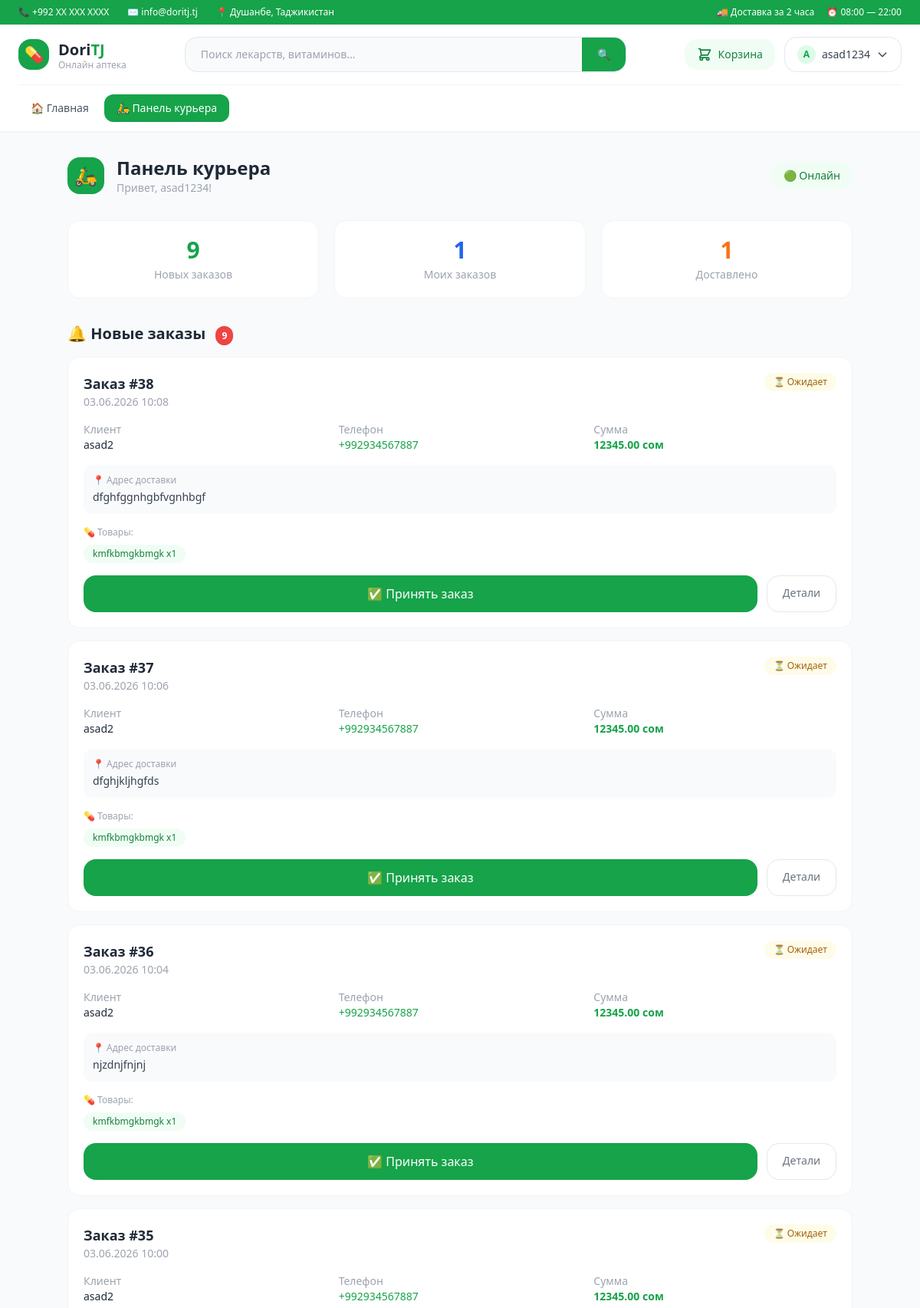
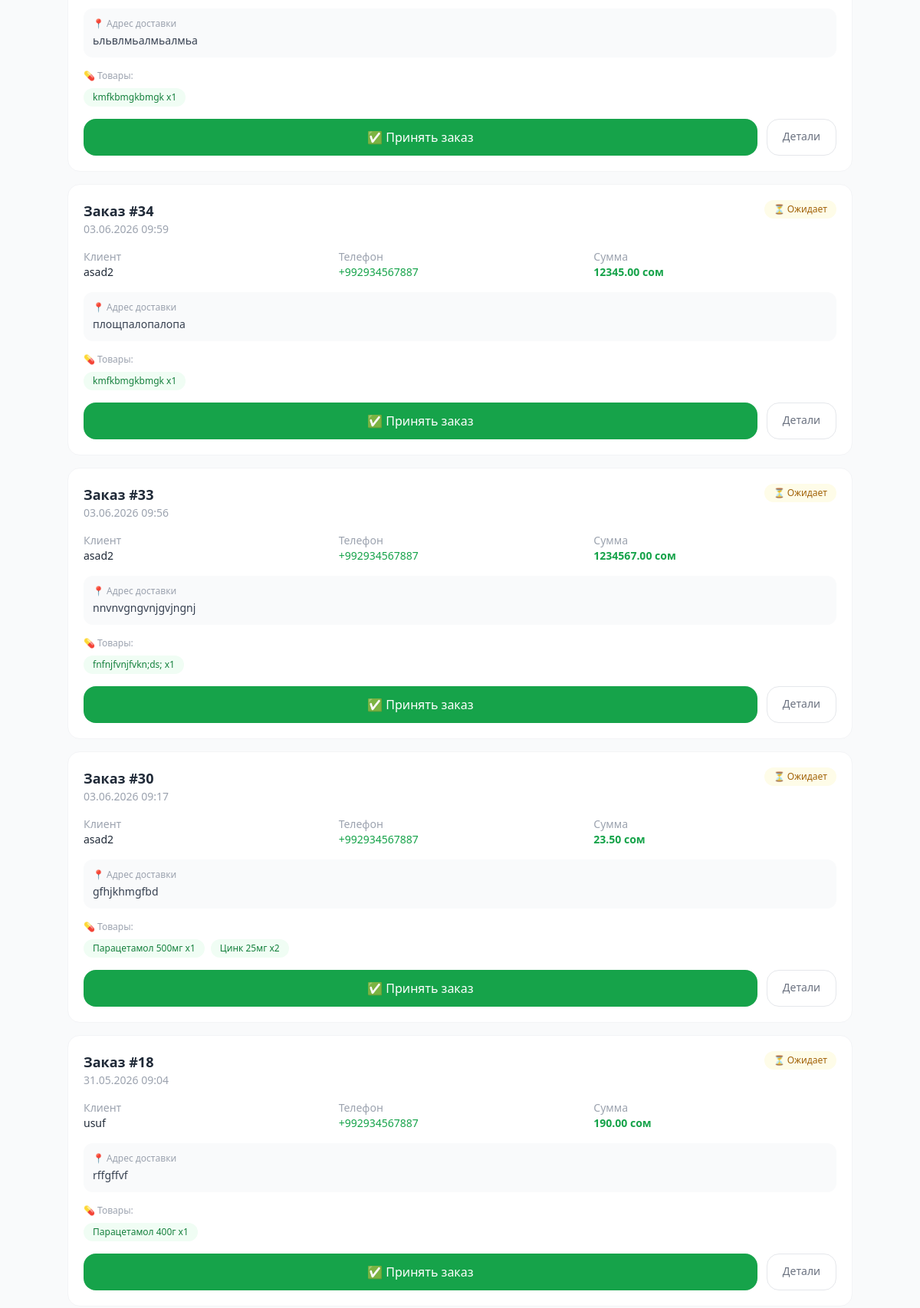
/orders/courier-dashboard/ (signed in, upper part), run on the app's committed database (2 pictures, top to bottom).
### accounts/models.py (models this page shows, shortened)
class User(AbstractUser):
    phone = models.CharField(max_length=20, blank=True)
    address = models.TextField(blank=True)
    birth_date = models.DateField(null=True, blank=True)
    avatar = models.ImageField(upload_to='avatars/', blank=True)
    age = models.PositiveIntegerField(null=True, blank=True)
    is_courier = models.BooleanField(default=False)
    is_manager = models.BooleanField(default=False)

### orders/models.py (models this page shows, shortened)
class Order(models.Model):
    STATUS_CHOICES = [
        ('pending', 'Ожидает'),
        ('confirmed', 'Подтверждён'),
        ('delivering', 'Доставляется'),
        ('done', 'Выполнен'),
        ('cancelled', 'Отменён'),
    ]
    PAYMENT_CHOICES = [
        ('cash', 'Наличными'),
        ('card', 'Картой'),
    ]
    user = models.ForeignKey(settings.AUTH_USER_MODEL, on_delete=models.CASCADE)
    address = models.TextField()
    status = models.CharField(max_length=20, choices=STATUS_CHOICES, default='pending')
    total = models.DecimalField(max_digits=10, decimal_places=2)
    prescription = models.ImageField(upload_to='prescriptions/', blank=True, null=True)
    created_at = models.DateTimeField(auto_now_add=True)
    courier_token = models.CharField(max_length=64, blank=True)
    payment_method = models.CharField(
        max_length=10,
        choices=PAYMENT_CHOICES,
        default='cash'
    )

class OrderItem(models.Model):
    order = models.ForeignKey(Order, on_delete=models.CASCADE)
    product = models.ForeignKey(Product, on_delete=models.CASCADE)
    quantity = models.PositiveIntegerField()
    price = models.DecimalField(max_digits=10, decimal_places=2)

### products/models.py (models this page shows, shortened)
class Product(models.Model):
    category = models.ForeignKey(Category, on_delete=models.CASCADE)
    manufacturer = models.ForeignKey(Manufacturer, on_delete=models.SET_NULL, null=True)
    name = models.CharField(max_length=200)
    description = models.TextField(blank=True)
    price = models.DecimalField(max_digits=10, decimal_places=2)
    stock = models.PositiveIntegerField(default=0)
    image = models.ImageField(upload_to='products/', blank=True, null=True)
    is_prescription = models.BooleanField(default=False)
    active_substance = models.CharField(max_length=200, blank=True)
    created_at = models.DateTimeField(auto_now_add=True)
    is_deleted = models.BooleanField(default=False)

### orders/views.py (the view)
# urls.py: path('courier-dashboard/', views.courier_dashboard, name='courier_dashboard'),
@login_required
def courier_dashboard(request):
    if not request.user.is_courier:
        return redirect('home')
    pending_orders = Order.objects.filter(
        status='pending'
    ).order_by('-created_at')
    my_orders = Order.objects.filter(
        assigned_courier__user=request.user
    ).order_by('-created_at')
    return render(request, 'courier_dashboard.html', {
        'pending_orders': pending_orders,
        'my_orders': my_orders,
    })

### accounts/backend.py (called while the page is built)
    def get_user(self, user_id):
        try:
            return User.objects.get(pk=user_id)
        except User.DoesNotExist:
            return None

### templates/courier_dashboard.html (shortened to what this page needs)
{% extends 'base.html' %}
{% block content %}
<div class="max-w-5xl mx-auto">
    <div class="flex items-center justify-between mb-8">
        <div class="flex items-center gap-4">
            <div class="w-12 h-12 bg-green-600 rounded-2xl flex items-center justify-center text-2xl">
                🛵
            </div>
            <div>
                <h1 class="text-2xl font-bold text-gray-800">Панель курьера</h1>
                <p class="text-gray-400 text-sm">Привет, {{ request.user.username }}!</p>
            </div>
        </div>
        <span class="bg-green-50 text-green-700 px-4 py-2 rounded-full text-sm font-medium">
            🟢 Онлайн
        </span>
    </div>
    <div class="grid grid-cols-3 gap-5 mb-8">
        <div class="bg-white rounded-2xl border border-gray-100 p-5 text-center">
            <p class="text-3xl font-bold text-green-600">{{ pending_orders|length }}</p>
            <p class="text-gray-400 text-sm mt-1">Новых заказов</p>
        </div>
        <div class="bg-white rounded-2xl border border-gray-100 p-5 text-center">
            <p class="text-3xl font-bold text-blue-600">{{ my_orders|length }}</p>
            <p class="text-gray-400 text-sm mt-1">Моих заказов</p>
        </div>
        <div class="bg-white rounded-2xl border border-gray-100 p-5 text-center">
            <p class="text-3xl font-bold text-orange-500">
                {{ my_orders|length }}
            </p>
            <p class="text-gray-400 text-sm mt-1">Доставлено</p>
        </div>
    </div>
    <div class="mb-8">
        <h2 class="text-xl font-bold text-gray-800 mb-4">
            🔔 Новые заказы
            {% if pending_orders %}
            <span class="bg-red-500 text-white text-xs px-2 py-1 rounded-full ml-2">
                {{ pending_orders|length }}
            </span>
            {% endif %}
        </h2>
        {% if pending_orders %}
        <div class="space-y-4">
            {% for order in pending_orders %}
            <div class="bg-white rounded-2xl border border-gray-100 p-5 hover:shadow-md transition">
                <div class="flex items-start justify-between mb-4">
                    <div>
                        <h3 class="font-bold text-gray-800 text-lg">Заказ #{{ order.pk }}</h3>
                        <p class="text-gray-400 text-sm">{{ order.created_at|date:"d.m.Y H:i" }}</p>
                    </div>
                    <span class="bg-yellow-50 text-yellow-700 px-3 py-1 rounded-full text-xs font-medium">
                        ⏳ Ожидает
                    </span>
                </div>
                <div class="grid grid-cols-3 gap-4 mb-4 text-sm">
                    <div>
                        <p class="text-gray-400">Клиент</p>
                        <p class="font-medium">{{ order.user.username }}</p>
                    </div>
                    <div>
                        <p class="text-gray-400">Телефон</p>
                        <p class="font-medium text-green-600">{{ order.user.phone }}</p>
                    </div>
                    <div>
                        <p class="text-gray-400">Сумма</p>
                        <p class="font-bold text-green-600">{{ order.total }} сом</p>
                    </div>
                </div>
                <div class="bg-gray-50 rounded-xl p-3 mb-4">
                    <p class="text-gray-400 text-xs mb-1">📍 Адрес доставки</p>
                    <p class="font-medium text-gray-700 text-sm">{{ order.address }}</p>
                </div>
                <div class="mb-4">
                    <p class="text-gray-400 text-xs mb-2">💊 Товары:</p>
                    <div class="flex flex-wrap gap-2">
                        {% for item in order.orderitem_set.all %}
                        <span class="bg-green-50 text-green-700 text-xs px-3 py-1 rounded-full">
                            {{ item.product.name }} x{{ item.quantity }}
                        </span>
                        {% endfor %}
                    </div>
                </div>
                <div class="flex gap-3">
                    <a href="{% url 'courier_take_order' order.pk %}"
                       class="flex-1 text-center bg-green-600 text-white py-3 rounded-2xl hover:bg-green-700 transition font-medium">
                        ✅ Принять заказ
                    </a>
                    <a href="{% url 'order_detail' order.pk %}"
                       class="px-5 py-3 border border-gray-200 rounded-2xl text-gray-500 hover:border-green-400 hover:text-green-600 transition text-sm">
                        Детали
                    </a>
                </div>
            </div>
            {% endfor %}
        </div>
        {% else %}
        <div class="bg-white rounded-2xl border border-gray-100 p-12 text-center">
            <div class="text-5xl mb-3">📭</div>
            <p class="text-gray-400">Новых заказов пока нет</p>
        </div>
        {% endif %}
    </div>
</div>
{% endblock %}

### templates/base.html (shortened to what this page needs)
<!DOCTYPE html>
<html lang="ru">
<head>
    <script src="https://cdn.tailwindcss.com"></script>
</head>
<body class="bg-gray-50 text-gray-800 min-h-screen flex flex-col">
<div class="bg-green-600 text-white text-xs py-2 px-6">
    <div class="max-w-7xl mx-auto flex items-center justify-between">
        <div class="flex items-center gap-6">
            <span>📞 +992 XX XXX XXXX</span>
            <span>✉️ info@doritj.tj</span>
            <span>📍 Душанбе, Таджикистан</span>
        </div>
        <div class="flex items-center gap-4">
            <span>🚚 Доставка за 2 часа</span>
            <span>⏰ 08:00 — 22:00</span>
        </div>
    </div>
</div>
<header class="bg-white shadow-sm sticky top-0 z-50">
    <div class="max-w-7xl mx-auto px-6">
        <div class="flex items-center justify-between py-4 border-b border-gray-100">
            <a href="{% url 'home' %}" class="flex items-center gap-3">
                <div class="w-10 h-10 bg-green-600 rounded-2xl flex items-center justify-center text-white text-xl">
                    💊
                </div>
                <div>
                    <span class="text-xl font-extrabold text-gray-800">Dori</span><span class="text-xl font-extrabold text-green-600">TJ</span>
                    <p class="text-xs text-gray-400 leading-none">Онлайн аптека</p>
                </div>
            </a>
            <form method="GET" action="{% url 'catalog' %}"
                  class="hidden md:flex flex-1 max-w-xl mx-8">
                <div class="flex w-full bg-gray-50 border border-gray-200 rounded-2xl overflow-hidden focus-within:border-green-400 focus-within:bg-white transition">
                    <input type="text" name="search"
                           placeholder="Поиск лекарств, витаминов..."
                           class="flex-1 bg-transparent px-5 py-3 text-sm focus:outline-none">
                    <button type="submit"
                            class="bg-green-600 text-white px-5 py-3 hover:bg-green-700 transition text-sm font-medium">
                        🔍
                    </button>
                </div>
            </form>
            <div class="flex items-center gap-3">
                {% if user.is_authenticated %}
                <a href="{% url 'cart' %}"
                   class="relative flex items-center gap-2 bg-green-50 text-green-700 px-4 py-2.5 rounded-2xl hover:bg-green-100 transition">
                    <svg class="w-5 h-5" fill="none" stroke="currentColor" viewBox="0 0 24 24">
                        <path stroke-linecap="round" stroke-linejoin="round" stroke-width="2"
                            d="M3 3h2l.4 2M7 13h10l4-8H5.4M7 13L5.4 5M7 13l-2.293 2.293c-.63.63-.184 1.707.707 1.707H17m0 0a2 2 0 100 4 2 2 0 000-4zm-8 2a2 2 0 11-4 0 2 2 0 014 0z"/>
                    </svg>
                    <span class="text-sm font-medium">Корзина</span>
                </a>
                <div class="relative group">
                    <button class="flex items-center gap-2 border border-gray-200 px-4 py-2.5 rounded-2xl text-sm font-medium text-gray-700 hover:border-green-400 hover:text-green-600 transition">
                        {% if user.avatar %}
                            <img src="{{ user.avatar.url }}" class="w-6 h-6 rounded-full object-cover">
                        {% else %}
                            <div class="w-6 h-6 rounded-full bg-green-100 flex items-center justify-center text-green-600 text-xs font-bold">
                                {{ user.username|first|upper }}
                            </div>
                        {% endif %}
                        {{ user.username }}
                        <svg class="w-4 h-4" fill="none" stroke="currentColor" viewBox="0 0 24 24">
                            <path stroke-linecap="round" stroke-linejoin="round" stroke-width="2" d="M19 9l-7 7-7-7"/>
                        </svg>
                    </button>
                </div>
                {% endif %}
            </div>
        </div>
        {% if user.is_authenticated %}
        <nav class="flex items-center gap-1 py-3">
            <a href="{% url 'home' %}"
               class="px-4 py-2 rounded-xl text-sm font-medium text-gray-600 hover:bg-green-50 hover:text-green-600 transition">
                🏠 Главная
            </a>
            {% if user.is_courier %}
                <a href="{% url 'courier_dashboard' %}"
                   class="px-4 py-2 rounded-xl text-sm font-medium bg-green-600 text-white hover:bg-green-700 transition">
                    🛵 Панель курьера
                </a>
            {% endif %}
        </nav>
    {% endif %}
    </div>
</header>
<main class="max-w-7xl mx-auto px-6 py-8 flex-1 w-full">
    {% block content %}{% endblock %}
</main>
</body>
</html>

### data on the page
User: username|first "A", username "asad1234", user.username "asad1234"
Order: pk "38", created_at "03.06.2026 10:08", user.username "asad2", user.phone "+992934567887", total "12345.00", address "dfghfggnhgbfvgnhbgf"
OrderItem: product.name "kmfkbmgkbmgk", quantity "1"
Order: pk "37", created_at "03.06.2026 10:06", user.username "asad2", user.phone "+992934567887", total "12345.00", address "dfghjkljhgfds"
OrderItem: product.name "kmfkbmgkbmgk", quantity "1"
Order: pk "36", created_at "03.06.2026 10:04", user.username "asad2", user.phone "+992934567887", total "12345.00", address "njzdnjfnjnj"
OrderItem: product.name "kmfkbmgkbmgk", quantity "1"
Order: pk "35", created_at "03.06.2026 10:00", user.username "asad2", user.phone "+992934567887", total "12345.00", address "ьльвлмьалмьалмьа"
OrderItem: product.name "kmfkbmgkbmgk", quantity "1"
Order: pk "34", created_at "03.06.2026 09:59", user.username "asad2", user.phone "+992934567887", total "12345.00", address "площпалопалопа"
OrderItem: product.name "kmfkbmgkbmgk", quantity "1"
Order: pk "33", created_at "03.06.2026 09:56", user.username "asad2", user.phone "+992934567887", total "1234567.00", address "nnvnvgngvnjgvjngnj"
OrderItem: product.name "fnfnjfvnjfvkn;ds;", quantity "1"
Order: pk "30", created_at "03.06.2026 09:17", user.username "asad2", user.phone "+992934567887", total "23.50", address "gfhjkhmgfbd"
OrderItem: product.name "Парацетамол 500мг", quantity "1"
OrderItem: product.name "Цинк 25мг", quantity "2"
Order: pk "18", created_at "31.05.2026 09:04", user.username "usuf", user.phone "+992934567887", total "190.00", address "rffgffvf"
OrderItem: product.name "Парацетамол 400г", quantity "1"

### other printed values
{{ pending_orders|length }} "9"
{{ my_orders|length }} "1"
